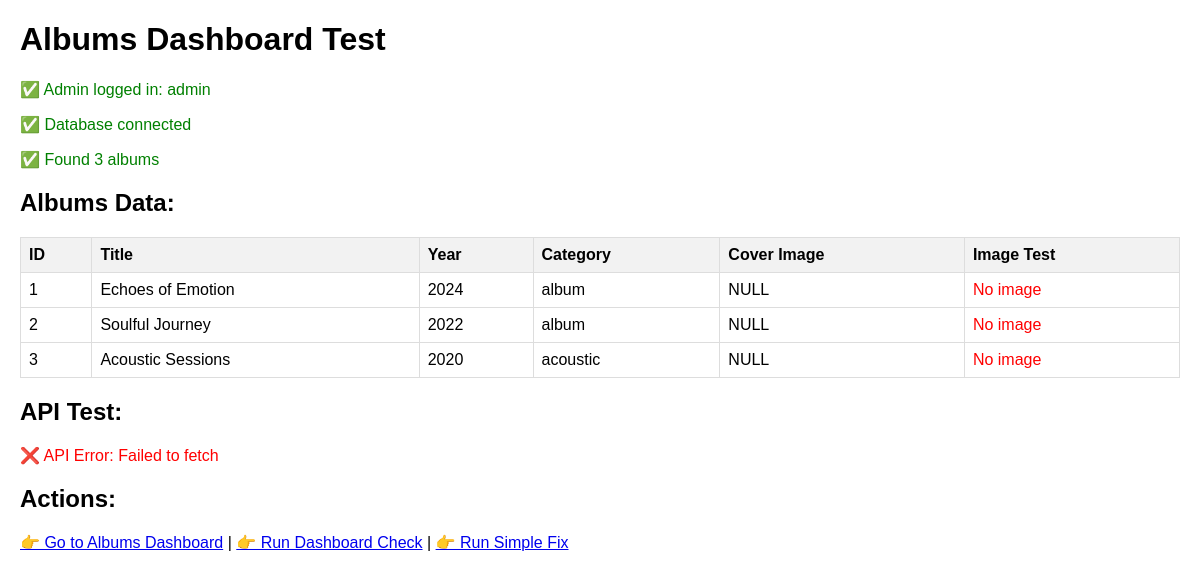
/test_albums_page.php (signed in), run on the app's committed database.
### tables this page shows
CREATE TABLE IF NOT EXISTS albums (
    id INT AUTO_INCREMENT PRIMARY KEY,
    title VARCHAR(255) NOT NULL,
    year VARCHAR(10) NOT NULL,
    category ENUM('album', 'acoustic') DEFAULT 'album',
    cover_image VARCHAR(500),
    description TEXT,
    status ENUM('active', 'inactive') DEFAULT 'active',
    created_at TIMESTAMP DEFAULT CURRENT_TIMESTAMP,
    updated_at TIMESTAMP DEFAULT CURRENT_TIMESTAMP ON UPDATE CURRENT_TIMESTAMP
);

### test_albums_page.php (the view, shortened to what this page needs)
<?php
$database = new Database();
$db = $database->getConnection();
$query = "SELECT * FROM albums WHERE status = 'active' ORDER BY id";
$stmt = $db->prepare($query);
$stmt->execute();
$albums = $stmt->fetchAll(PDO::FETCH_ASSOC);
?>
<!DOCTYPE html>
<html>
<head>
</head>
<body>
    <h1>Albums Dashboard Test</h1>
    <div class="success">
        <p>✅ Admin logged in: <?php echo htmlspecialchars($_SESSION['admin_username']); ?></p>
        <p>✅ Database connected</p>
        <p>✅ Found <?php echo count($albums); ?> albums</p>
    </div>
    <h2>Albums Data:</h2>
    <table>
        <tr>
            <th>ID</th>
            <th>Title</th>
            <th>Year</th>
            <th>Category</th>
            <th>Cover Image</th>
            <th>Image Test</th>
        </tr>
        <?php if (count($albums) > 0): ?>
            <?php foreach ($albums as $album): ?>
                <tr>
                    <td><?php echo $album['id']; ?></td>
                    <td><?php echo htmlspecialchars($album['title']); ?></td>
                    <td><?php echo $album['year']; ?></td>
                    <td><?php echo $album['category']; ?></td>
                    <td><?php echo htmlspecialchars($album['cover_image'] ?: 'NULL'); ?></td>
                    <td>
                        <?php if ($album['cover_image']): ?>
                            <img src="<?php echo $album['cover_image']; ?>" class="album-cover"
                                 onerror="this.style.border='2px solid red'; this.title='Failed: <?php echo $album['cover_image']; ?>'">
                        <?php else: ?>
                            <span class="error">No image</span>
                        <?php endif; ?>
                    </td>
                </tr>
            <?php endforeach; ?>
        <?php else: ?>
            <tr>
                <td colspan="6" class="error">No albums found in database</td>
            </tr>
        <?php endif; ?>
    </table>
    <h2>API Test:</h2>
    <div id="api-test">
    </div>
    <h2>Actions:</h2>
    <p>
        <a href="admin/albums.php" target="_blank">👉 Go to Albums Dashboard</a> |
        <a href="check_dashboard.php">👉 Run Dashboard Check</a> |
        <a href="simple_fix.php">👉 Run Simple Fix</a>
    </p>
</body>
</html>

### test_albums_page.php (style rules this page uses)
body { font-family: Arial, sans-serif; margin: 20px; }
table { border-collapse: collapse; width: 100%; margin: 20px 0; }
th, td { border: 1px solid #ddd; padding: 8px; text-align: left; }
th { background-color: #f2f2f2; }
.success { color: green; }
.error { color: red; }

### data on the page
albums: id "1", title "Echoes of Emotion", year "2024", category "album", cover_image "NULL", shows "No image"
albums: id "2", title "Soulful Journey", year "2022", category "album", cover_image "NULL", shows "No image"
albums: id "3", title "Acoustic Sessions", year "2020", category "acoustic", cover_image "NULL", shows "No image"

### other printed values
$_SESSION['admin_username'] "admin"
count($albums) "3"
